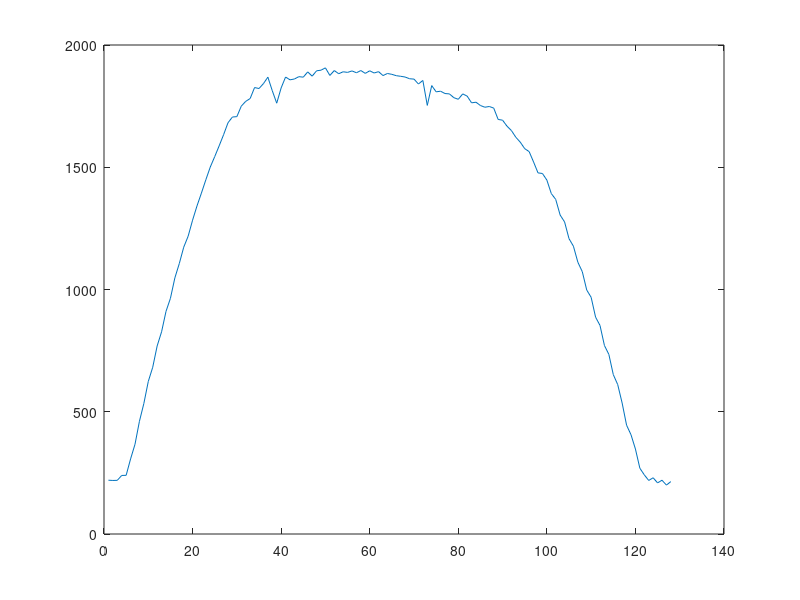

This chart was generated by the following MATLAB code:
clear all;
close all;

% data z kamery pri nasmerovani na oranzovou zed, osvetleni zleva.
a1 = [224,222,221,238,239,306,367,463,537,622,682,769,827,912,965,1048,1106,1175,1220,1285,1343,1395,1452,1501,1544,1589,1637,1684,1710,1709,1749,1773,1785,1831,1825,1843,1871,1815,1762,1826,1869,1859,1862,1872,1868,1892,1872,1895,1899,1910,1876,1896,1887,1894,1891,1894,1886,1894,1884,1896,1886,1891,1875,1884,1881,1874,1871,1872,1862,1862,1841,1855,1752,1836,1809,1812,1803,1802,1783,1778,1801,1790,1766,1768,1753,1745,1748,1741,1693,1692,1664,1646,1623,1602,1575,1563,1518,1474,1471,1445,1388,1368,1301,1273,1206,1175,1111,1071,995,968,884,853,770,735,652,609,536,446,406,349,270,240,219,229,209,222,200,215];
a2 = [220,219,221,240,241,309,368,464,538,627,687,772,833,920,973,1058,1118,1183,1230,1296,1357,1408,1462,1514,1557,1599,1646,1695,1721,1718,1761,1781,1794,1835,1831,1855,1878,1822,1768,1834,1881,1867,1875,1881,1883,1902,1888,1909,1911,1921,1891,1910,1897,1909,1909,1911,1909,1913,1902,1914,1906,1910,1895,1904,1899,1896,1891,1887,1885,1881,1860,1875,1769,1851,1827,1833,1823,1820,1807,1800,1819,1807,1783,1784,1775,1763,1768,1759,1716,1714,1681,1663,1637,1617,1591,1581,1537,1487,1488,1460,1405,1379,1315,1287,1218,1186,1120,1081,1009,975,895,859,778,737,656,614,537,448,407,351,271,243,219,230,212,219,200,214];
a3 = [218,221,220,242,241,309,370,461,535,627,686,771,831,915,971,1054,1111,1179,1228,1288,1350,1403,1457,1507,1551,1595,1640,1688,1713,1711,1754,1775,1789,1833,1828,1845,1874,1817,1765,1830,1873,1862,1869,1881,1879,1902,1884,1907,1904,1917,1884,1907,1895,1900,1902,1903,1899,1908,1896,1908,1900,1905,1887,1900,1892,1890,1888,1884,1875,1875,1855,1867,1763,1849,1819,1826,1817,1814,1798,1793,1812,1799,1776,1778,1763,1756,1762,1754,1707,1703,1673,1659,1632,1614,1588,1573,1533,1483,1485,1457,1400,1376,1312,1281,1214,1182,1120,1077,1002,970,892,857,774,736,654,612,536,446,408,348,268,244,219,230,210,219,200,213];
a4 = [219,218,220,239,240,307,367,462,536,625,684,769,829,911,965,1047,1108,1173,1217,1283,1342,1396,1449,1501,1545,1590,1633,1682,1706,1704,1748,1770,1782,1826,1819,1841,1865,1811,1762,1821,1869,1856,1860,1869,1870,1890,1873,1893,1897,1905,1875,1895,1882,1890,1885,1894,1889,1897,1884,1893,1885,1891,1875,1883,1879,1875,1875,1868,1862,1859,1840,1855,1754,1832,1808,1810,1800,1798,1786,1778,1799,1792,1761,1764,1751,1745,1749,1743,1698,1693,1669,1651,1622,1601,1576,1565,1522,1474,1473,1448,1390,1369,1305,1275,1206,1176,1110,1073,998,967,886,851,769,734,651,608,536,445,405,346,271,242,218,228,209,218,200,212];
a5 = [225,221,219,243,241,307,367,462,535,625,684,770,827,913,967,1051,1108,1174,1223,1287,1344,1398,1453,1503,1547,1591,1634,1684,1709,1711,1752,1772,1784,1831,1826,1847,1874,1816,1768,1830,1874,1860,1866,1875,1869,1890,1875,1896,1897,1908,1879,1897,1883,1891,1889,1895,1887,1898,1884,1898,1888,1892,1878,1888,1881,1878,1873,1870,1865,1864,1844,1859,1759,1838,1811,1816,1808,1808,1788,1785,1806,1793,1770,1768,1756,1748,1751,1745,1702,1696,1672,1654,1626,1611,1584,1568,1526,1482,1483,1453,1397,1375,1309,1278,1214,1182,1118,1078,1002,971,890,857,774,735,653,612,533,448,409,348,269,243,218,231,209,223,202,215];
a6 = [218,217,217,225,240,306,368,461,534,624,683,769,827,910,963,1050,1106,1174,1219,1285,1342,1396,1449,1502,1544,1587,1634,1682,1705,1708,1752,1770,1781,1827,1822,1844,1869,1816,1762,1827,1871,1862,1865,1872,1871,1893,1876,1897,1898,1910,1877,1898,1887,1893,1890,1899,1891,1898,1886,1896,1895,1898,1880,1887,1887,1878,1879,1875,1869,1863,1848,1864,1762,1840,1813,1820,1812,1810,1794,1787,1807,1793,1771,1771,1761,1753,1754,1752,1706,1700,1674,1656,1629,1611,1586,1573,1533,1486,1483,1460,1396,1375,1309,1282,1215,1185,1117,1078,1003,972,889,857,776,736,655,613,536,447,408,348,269,242,219,230,209,220,199,215];
a7 = [223,221,219,241,240,306,368,461,534,625,682,770,829,912,967,1051,1107,1173,1219,1284,1343,1393,1450,1501,1543,1588,1633,1682,1709,1708,1750,1769,1781,1826,1826,1844,1868,1817,1766,1830,1874,1862,1865,1875,1874,1893,1880,1899,1897,1910,1876,1901,1886,1895,1895,1898,1892,1902,1887,1898,1890,1895,1879,1886,1882,1880,1875,1872,1865,1864,1845,1859,1757,1839,1811,1814,1805,1804,1793,1784,1808,1793,1771,1770,1757,1748,1751,1745,1700,1698,1670,1651,1628,1610,1580,1572,1525,1482,1481,1453,1398,1375,1308,1279,1212,1181,1115,1078,1002,972,891,859,775,737,655,611,536,445,407,346,271,242,219,229,209,222,201,215];
a8 = [220,221,221,241,236,306,366,461,533,624,681,767,825,910,960,1046,1106,1171,1217,1280,1341,1394,1445,1495,1539,1585,1633,1680,1705,1706,1751,1769,1779,1824,1822,1840,1869,1811,1759,1823,1862,1855,1860,1867,1867,1888,1870,1894,1897,1904,1875,1891,1880,1888,1887,1892,1885,1890,1879,1891,1882,1888,1870,1881,1876,1872,1869,1867,1855,1857,1836,1852,1744,1829,1803,1809,1796,1797,1783,1777,1795,1785,1759,1761,1752,1746,1748,1739,1692,1692,1667,1647,1619,1603,1576,1563,1518,1476,1472,1443,1395,1366,1300,1273,1209,1177,1112,1073,998,968,888,851,771,733,652,611,533,444,405,346,269,239,219,230,212,221,201,213];
a9 = [221,217,219,239,241,307,367,459,532,621,679,763,822,908,956,1042,1099,1164,1211,1277,1335,1388,1442,1494,1536,1580,1621,1675,1700,1702,1744,1763,1777,1819,1815,1833,1864,1800,1751,1814,1858,1844,1851,1859,1856,1876,1863,1881,1880,1895,1864,1883,1870,1876,1875,1879,1871,1881,1869,1881,1874,1878,1863,1868,1867,1865,1860,1858,1852,1847,1828,1847,1744,1826,1799,1801,1795,1794,1777,1771,1793,1778,1757,1757,1748,1740,1746,1735,1693,1689,1665,1644,1620,1602,1573,1563,1520,1477,1476,1447,1390,1366,1300,1280,1207,1175,1111,1073,998,966,885,852,771,731,651,610,534,444,406,347,269,245,219,230,211,219,199,212];
a10 = [222,217,219,243,243,308,367,461,534,623,682,765,822,908,958,1046,1102,1171,1214,1275,1337,1390,1448,1495,1542,1583,1625,1644,1700,1704,1750,1769,1781,1823,1818,1838,1866,1808,1755,1818,1862,1847,1858,1866,1859,1884,1865,1884,1888,1901,1868,1889,1873,1881,1881,1884,1879,1888,1877,1882,1877,1883,1866,1872,1872,1868,1867,1860,1855,1854,1836,1847,1747,1827,1797,1804,1797,1795,1778,1772,1797,1784,1758,1760,1747,1740,1742,1737,1691,1689,1661,1649,1620,1598,1571,1561,1521,1477,1470,1446,1390,1367,1304,1273,1205,1177,1109,1070,998,964,884,853,771,731,652,612,535,444,406,348,270,243,218,230,210,219,202,215];
a11 = [219,218,219,239,239,302,366,459,528,617,679,763,819,902,954,1038,1095,1160,1209,1271,1330,1384,1436,1491,1538,1581,1624,1671,1695,1700,1736,1759,1766,1811,1807,1826,1846,1793,1746,1805,1847,1832,1839,1843,1841,1865,1850,1869,1871,1879,1848,1868,1856,1864,1865,1865,1859,1866,1853,1864,1860,1861,1848,1856,1853,1848,1845,1843,1835,1837,1815,1834,1731,1812,1791,1792,1785,1783,1768,1761,1784,1770,1747,1748,1735,1730,1736,1726,1684,1678,1649,1637,1612,1590,1563,1554,1510,1461,1466,1436,1381,1358,1292,1265,1198,1166,1103,1063,991,961,882,848,764,727,648,606,534,443,404,345,269,241,214,228,207,220,197,214];
a12 = [215,219,220,238,237,307,364,456,511,612,674,756,818,898,950,1033,1093,1159,1203,1269,1328,1384,1437,1485,1527,1572,1617,1663,1687,1689,1724,1745,1754,1802,1789,1812,1834,1781,1730,1794,1832,1823,1829,1836,1836,1857,1839,1858,1858,1869,1839,1859,1843,1850,1851,1856,1845,1854,1841,1854,1846,1847,1836,1847,1842,1837,1837,1834,1828,1829,1811,1826,1725,1804,1777,1778,1774,1773,1758,1750,1773,1760,1741,1738,1731,1722,1728,1719,1672,1670,1646,1630,1602,1585,1558,1546,1503,1454,1459,1429,1374,1353,1285,1258,1192,1164,1098,1061,986,958,878,844,764,722,645,604,529,443,401,345,267,242,218,227,208,221,198,215];

A = [a1;a2;a3;a4;a5;a6;a7;a8;a9;a10;a11;a12];

stredni_hodnota = median(A);

plot(stredni_hodnota)
%bar(stredni_hodnota, 0.5)